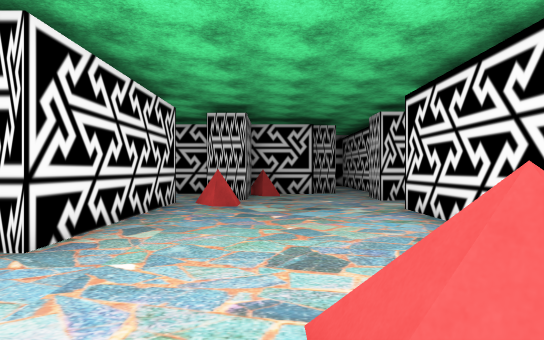
view 1 (above)

24 first-person views from a walk through a Unity game level. The camera is 1.5 m above the floor, looks level and sees 75° across. The floor is counted in squares, 2 m on a side. Each view is taken from the middle of a square. On the plan, view 1 faces up. The plan holds only what a view shows up to about 11 squares ahead; the rest is blank. The place goes on beyond the plan. Some animated figures are not drawn. Some surface patterns are stand-ins.

view 2
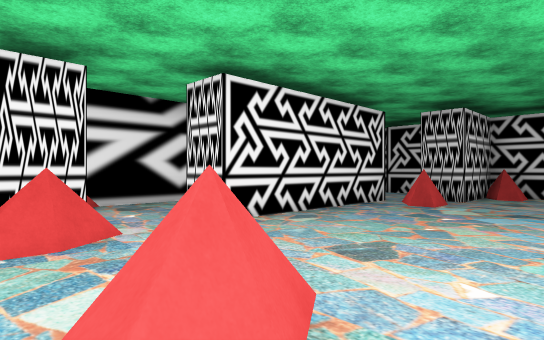

view 3
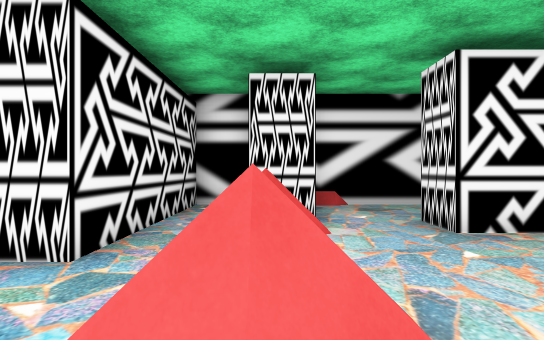

view 4
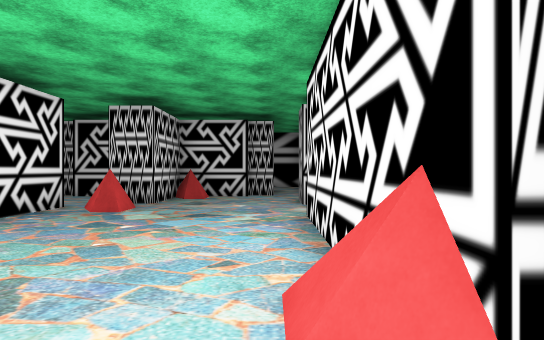

view 5
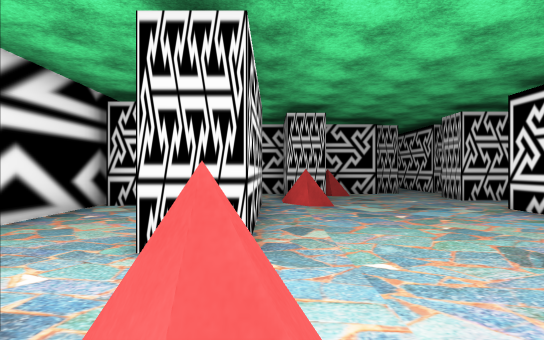

view 6
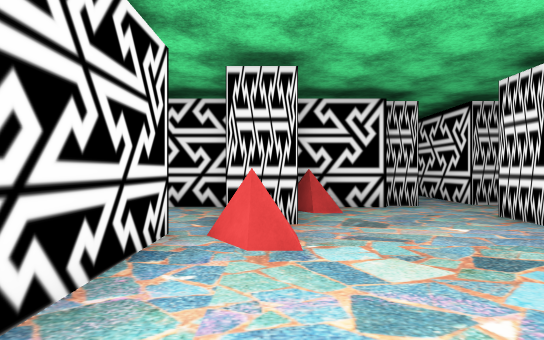

view 7
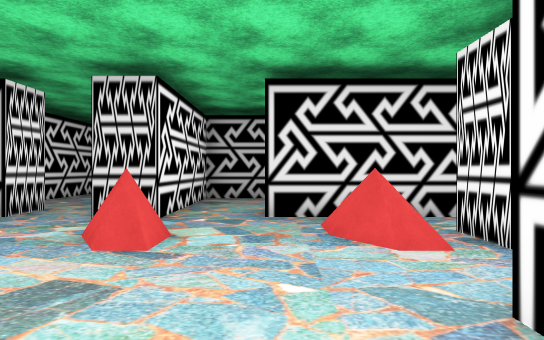

view 8
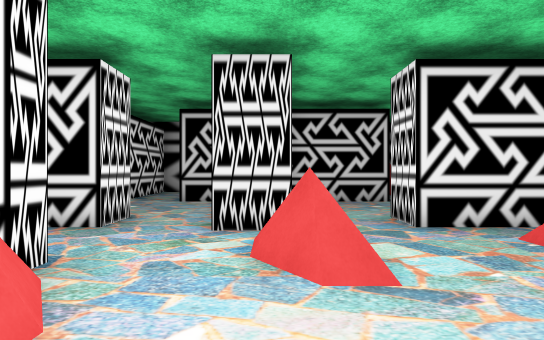

view 9
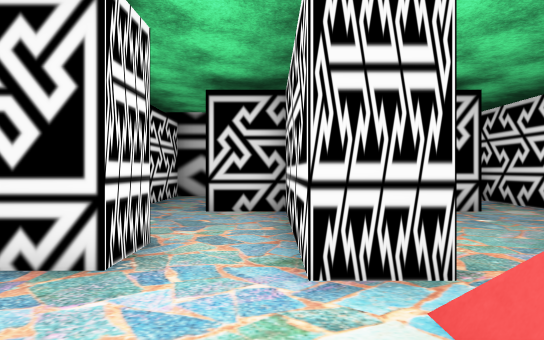

view 10
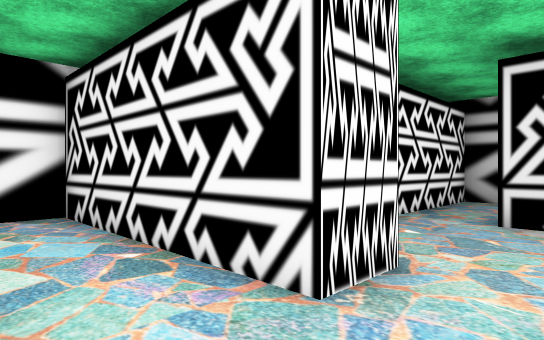

view 11
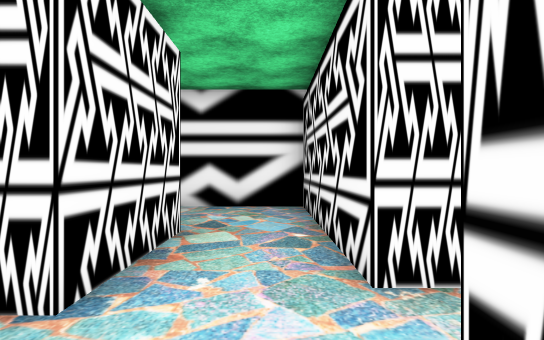

view 12
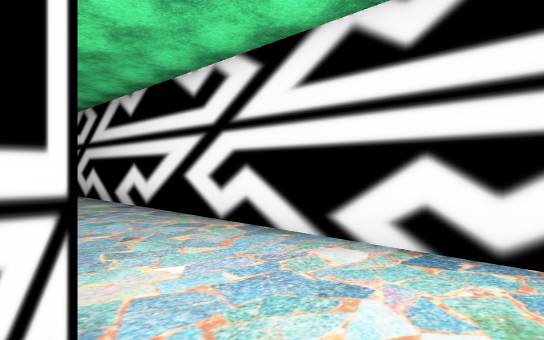

view 13
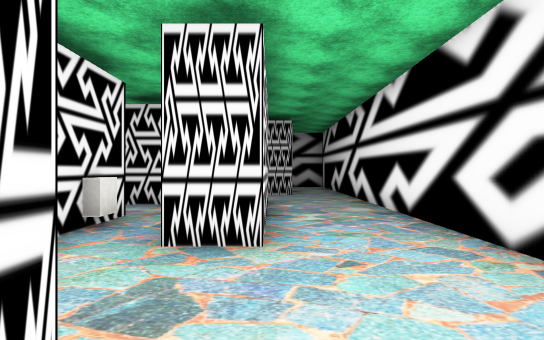

view 14
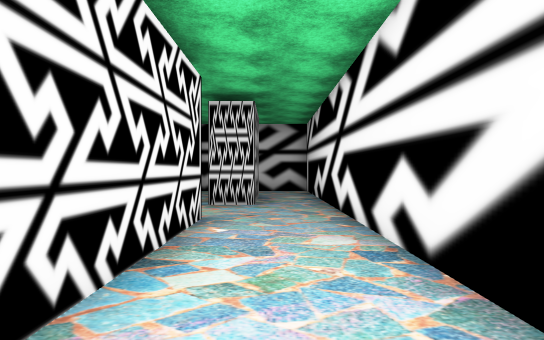

view 15
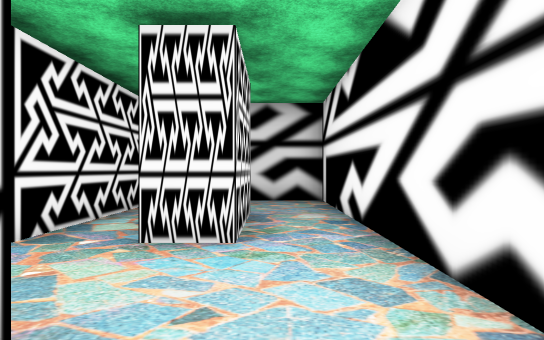

view 16
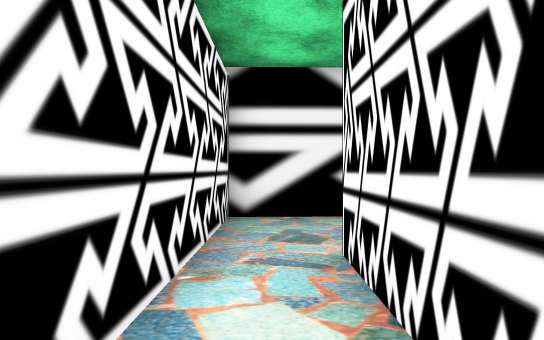

view 17
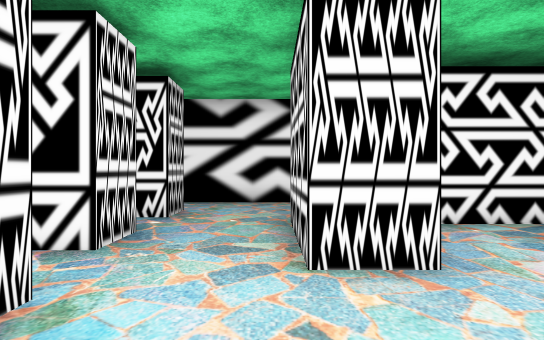

view 18
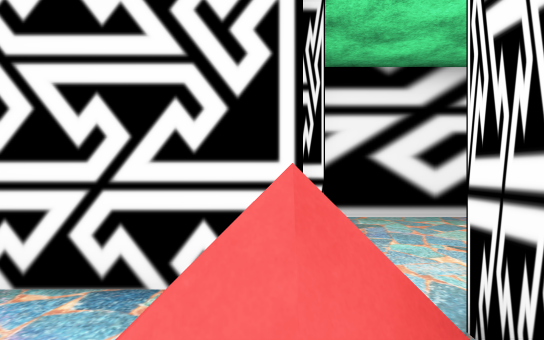

view 19
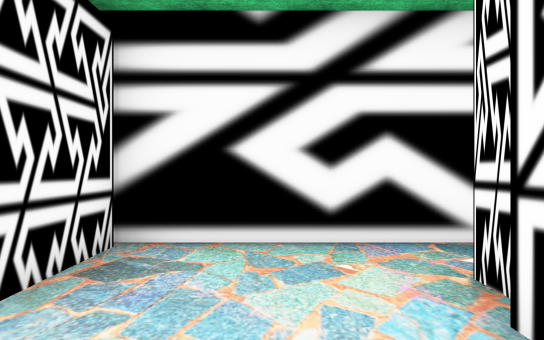

view 20
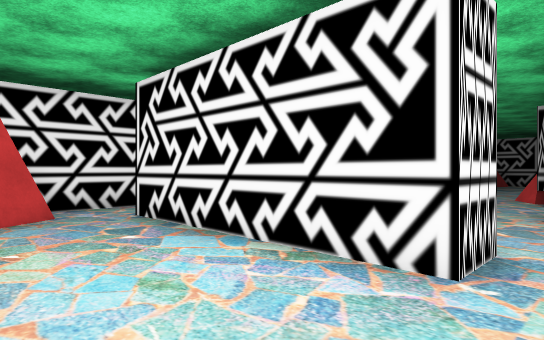

view 21
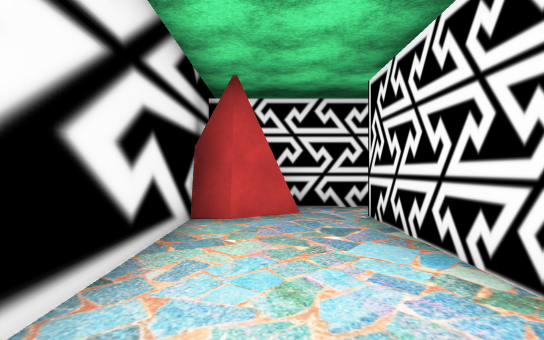

view 22
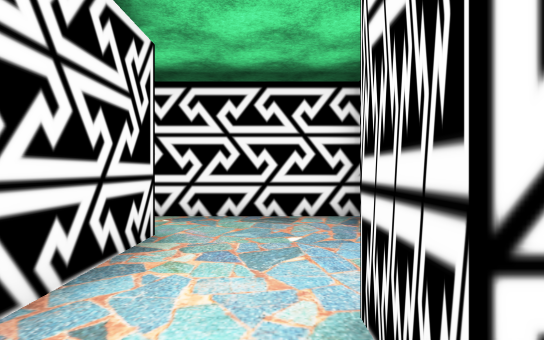

view 23
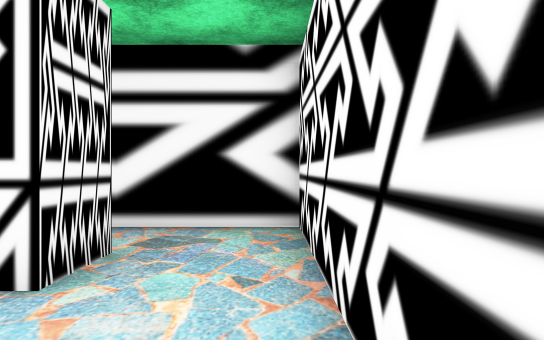

view 24
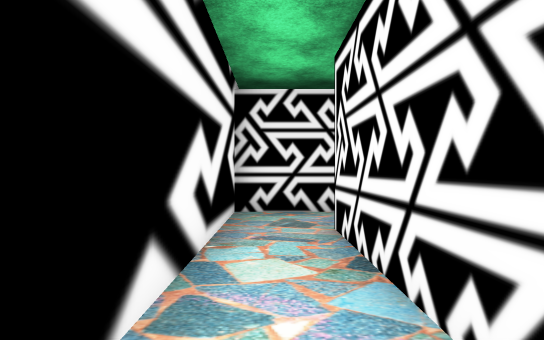

### Floor plan
Ten units are one square. View 1 is at (0, 0); x grows to the right and y downward. Boxes are objects, and circles mark ways between rooms. Rooms are numbered by the first view taken in them; rooms with no view inside come last. Other rooms are left out.
<svg viewBox="-62 -172 150 260">
<path fill="none" stroke="#000" d="M-22 -82 -22 -32 -32 -32M-13 -86 -9 -80M-32 -18 -32 -6M-48 -74 -55 -74M26 -18 26 -69M27 -18 24 -22M26 -87 26 -97 36 -97M28 -11 28 -16M-57 -81 -57 -19M-6 -109 -6 -89 -16 -89M-57 -5 -57 6 -9 6 -9 16M14 -111 -6 -111M7 14 7 4 17 4M21 -114 12 -114M-12 -75 -16 -82M-9 -80 -9 -75M-22 -16 -18 -10 -18 -5M7 -14 10 -9 10 -5M21 -25 21 -31M11 -5 11 -10M1 -110 1 -105M59 -95 59 -45 49 -45M54 -11 28 -11M66 -141 66 -116 56 -116M32 6 83 6 83 -146M83 -161 83 -167 55 -167M56 -116 56 -141M36 -97 50 -97M55 -167 43 -167 43 -116 32 -116M-38 -114 -45 -114M-55 -84 -40 -84M-19 -111 -38 -111M-16 -89 -16 -105M-57 -121 -57 -81M-3 -105 -6 -109M32 54 -19 54M-15 82 20 82M-18 76 -18 83M39 81 47 81 47 54M-22 66 -15 76M-32 45 -32 69M-15 76 -15 82M-42 70 -42 35M-45 16 -57 16 -57 65M-19 44 7 44 7 14M-9 16 -45 16M-42 35 -32 35 -32 45M32 18 32 6M17 4 17 44 32 44 32 54M47 54 47 39M36 -69 36 -50M38 -61 38 -55M49 -61 49 -78M39 -87 26 -87"/>
<circle cx="45" cy="0" r="3" fill="#2a7"/>
<circle cx="40" cy="-105" r="3" fill="#2a7"/>
<circle cx="-20" cy="-80" r="3" fill="#2a7"/>
<circle cx="0" cy="10" r="3" fill="#2a7"/>
<circle cx="25" cy="10" r="3" fill="#2a7"/>
<circle cx="30" cy="-75" r="3" fill="#2a7"/>
<circle cx="60" cy="-105" r="3" fill="#2a7"/>
<circle cx="60" cy="-155" r="3" fill="#2a7"/>
<circle cx="-25" cy="50" r="3" fill="#2a7"/>
<circle cx="40" cy="50" r="3" fill="#2a7"/>
<circle cx="-40" cy="25" r="3" fill="#2a7"/>
<text x="-10" y="-50">1</text>
<text x="70" y="-70">2</text>
<text x="50" y="-120">3</text>
<text x="-40" y="-100">4</text>
<text x="10" y="70">5</text>
<text x="-50" y="50">6</text>
<text x="-20" y="30">7</text>
<text x="30" y="30">8</text>
<text x="40" y="-70">9</text>
</svg>
Room 1 opens to room 2. Room 1 opens to room 3. Room 1 opens to room 4. Room 1 opens to room 7. Room 1 opens to room 8. Room 1 opens to room 9. Room 2 opens to room 3. Room 5 opens to room 7. Room 5 opens to room 8. Room 6 opens to room 7.

Where each view was taken, in squares from view 1:
view 1: 0 up, 0 right, facing up
view 2: 0 up, 2 right, facing up-left
view 3: 1 up, 2 right, facing left
view 4: 1 up, 2 right, facing up
view 5: 0 up, 2 left, facing up
view 6: 4 up, 1 left, facing up
view 7: 5 up, 1 left, facing down
view 8: 4 up, 1 right, facing down
view 9: 2 up, 2 right, facing down
view 10: 1 up, 2 right, facing down-right
view 11: 0 up, 1 right, facing right
view 12: 0 up, 5 right, facing up-right
view 13: 1 up, 6 right, facing up
view 14: 4 up, 7 right, facing up
view 15: 8 up, 7 right, facing up
view 16: 11 up, 5 right, facing up
view 17: 10 up, 0 right, facing right
view 18: 8 up, 0 right, facing left
view 19: 10 up, 2 left, facing left
view 20: 8 down, 4 right, facing up-left
view 21: 7 down, 4 right, facing left
view 22: 3 down, 5 left, facing right
view 23: 2 down, 1 left, facing left
view 24: 8 down, 5 left, facing up
